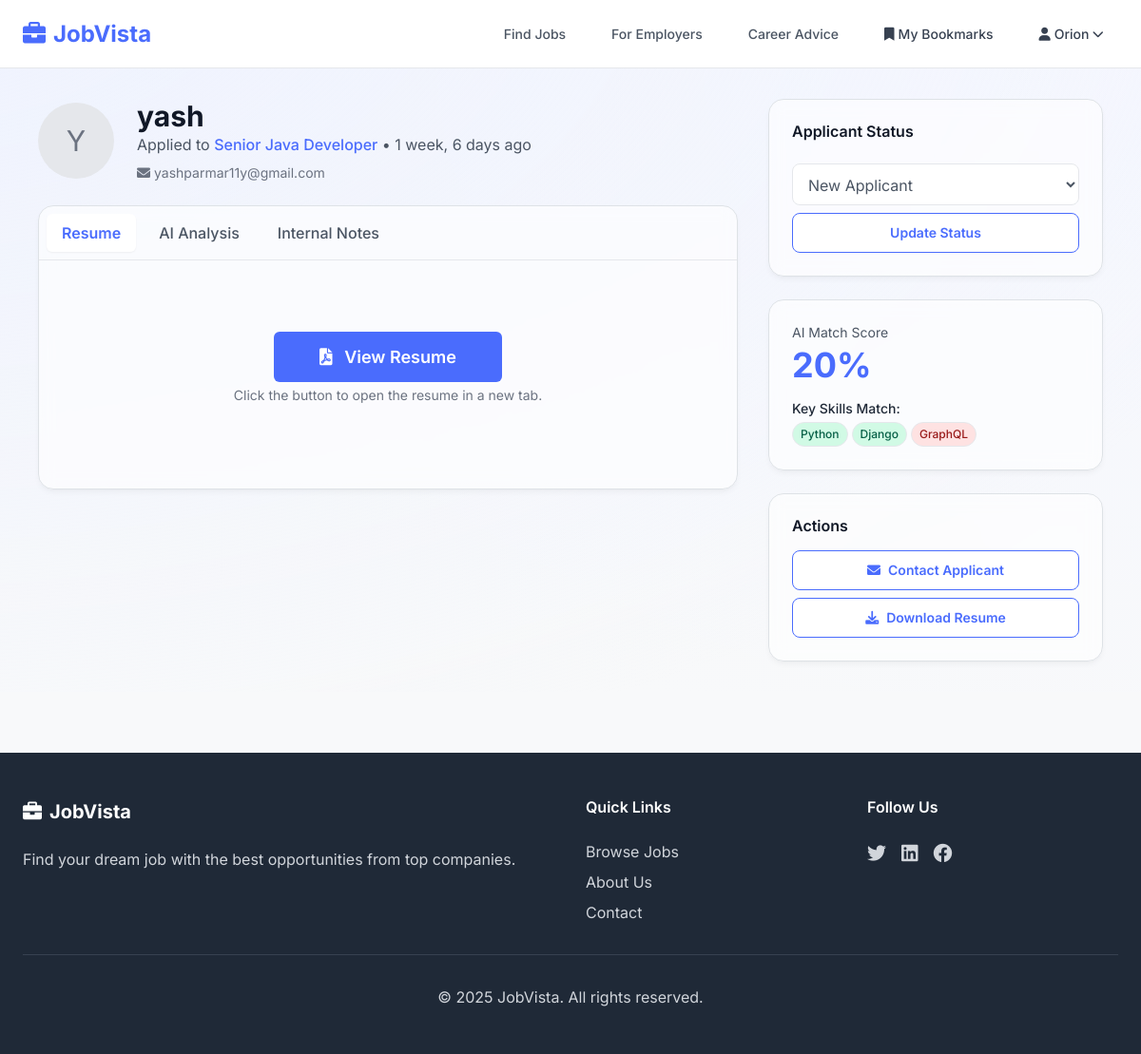
Page /company/applicants/1/ (signed in) on the committed database.
### jobs/models.py (models this page shows, shortened)
class ApplyForJob(models.Model):
    STATUS_CHOICES = [
        ('new', 'New Applicant'),
        ('screening', 'Screening'),
        ('interviewing', 'Interviewing'),
        ('offer', 'Offer'),
        ('hired', 'Hired'),
        ('rejected', 'Rejected'),
    ]
    user = models.ForeignKey(User, on_delete=models.CASCADE, related_name='applied')
    job = models.ForeignKey(Job, on_delete=models.CASCADE, related_name='applied')
    status = models.CharField(max_length=20, choices=STATUS_CHOICES, default='new')
    created_at = models.DateTimeField(auto_now_add=True)
    class Meta:
        unique_together = ('user', 'job')
        verbose_name = "Job application"
        verbose_name_plural = "Job applications"

class Job(models.Model):
    EMPLOYMENT_TYPES = [
        ('full_time', 'Full Time'),
        ('part_time', 'Part Time'),
        ('contract', 'Contract'),
        ('internship', 'Internship'),
        ('freelance', 'Freelance'),
    ]
    EXPERIENCE_LEVELS = [
        ('entry', 'Entry Level'),
        ('mid', 'Mid Level'),
        ('senior', 'Senior Level'),
        ('executive', 'Executive'),
    ]
    title = models.CharField(max_length=200)
    slug = models.SlugField(unique=True)
    company = models.ForeignKey(Company, on_delete=models.CASCADE, related_name='jobs')
    category = models.ForeignKey(JobCategory, on_delete=models.CASCADE, related_name='jobs')
    description = models.TextField()
    requirements = models.TextField()
    responsibilities = models.TextField()
    salary_min = models.DecimalField(max_digits=10, decimal_places=2, blank=True, null=True)
    salary_max = models.DecimalField(max_digits=10, decimal_places=2, blank=True, null=True)
    employment_type = models.CharField(max_length=20, choices=EMPLOYMENT_TYPES)
    experience_level = models.CharField(max_length=20, choices=EXPERIENCE_LEVELS)
    location = models.CharField(max_length=200)
    remote_available = models.BooleanField(default=False)
    is_active = models.BooleanField(default=True)
    application_deadline = models.DateTimeField(blank=True, null=True)
    created_at = models.DateTimeField(auto_now_add=True)
    updated_at = models.DateTimeField(auto_now=True)
    def get_absolute_url(self):
        return reverse('job_detail', kwargs={'slug': self.slug})
    class Meta:
        ordering = ['-created_at']

### jobs/views.py (the view, shortened to what this page needs)
# urls.py: path('company/applicants/<int:application_id>/', company_applicant_detail, name='company_applicant_detail'),
@login_required
def company_applicant_detail(request, application_id: int):
    custom_user = getattr(request.user, 'customuser', None)
    company = getattr(custom_user, 'company', None) if custom_user else None
    if not company:
        messages.info(request, 'Please complete your company profile first.')
        return redirect('profile_completion')
    application = get_object_or_404(ApplyForJob.objects.select_related('user', 'job'), pk=application_id, job__company=company)
    try:
        profile = application.user.userprofile
        if profile and profile.resume:
            resume_path = os.path.join(settings.MEDIA_ROOT, profile.resume.name)
            if not os.path.exists(resume_path):
                file_name = os.path.basename(profile.resume.name)
                for dirpath, _, filenames in os.walk(settings.MEDIA_ROOT):
                    if file_name in filenames:
                        correct_path = os.path.relpath(os.path.join(dirpath, file_name), settings.MEDIA_ROOT)
                        profile.resume.name = correct_path
                        break # Stop searching once found
    except UserProfile.DoesNotExist:
        profile = None
    skills = []
    if profile and profile.skills:
        skills = [skill.strip() for skill in profile.skills.split(',') if skill.strip()]
    job_text = f"{application.job.description} {application.job.requirements}".lower()
    hits = sum(1 for s in [s.lower() for s in skills] if s in job_text)
    match_score = 20 + min(80, hits * 15)
    suggestions = [
        'Highlight your most relevant projects at the top of your resume.',
        'Quantify impact (metrics like performance gains, cost savings).',
        'Add 2-3 more recent technologies that match the job description.',
    ]
    missing_skills = []
    for s in ['React', 'Django', 'AWS', 'Kubernetes', 'SQL']:
        if s.lower() not in [x.lower() for x in skills] and s.lower() in job_text:
            missing_skills.append(s)
    context = {
        'application': application,
        'profile': profile,
        'skills': skills,
        'match_score': match_score,
        'missing_skills': missing_skills,
        'suggestions': suggestions,
        'status_choices': ApplyForJob.STATUS_CHOICES,
    }
    return render(request, 'Company/applicant_detail.html', context)

### templates/Company/applicant_detail.html (shortened to what this page needs)
{% extends 'base.html' %}
{% block content %}
<div class="w-full px-6 lg:px-10 py-8" style="background: radial-gradient(1600px 900px at -10% -20%, #EEF2FF, transparent), radial-gradient(1400px 800px at 120% 0%, #F5F7FF, transparent);">
  <div class="max-w-7xl mx-auto grid grid-cols-1 lg:grid-cols-12 gap-8">
    <main class="lg:col-span-8 space-y-6">
      <div class="flex items-center gap-4">
        <div class="w-20 h-20 rounded-full bg-gray-200 flex items-center justify-center text-gray-500 text-3xl">
            {{ application.user.first_name|first|default:application.user.username|first|upper }}
        </div>
        <div>
            <h1 class="text-3xl font-bold" style="color: var(--text-heading);">{{ application.user.get_full_name|default:application.user.username }}</h1>
            <p class="text-gray-600">Applied to <a href="{{ application.job.get_absolute_url }}" class="link">{{ application.job.title }}</a> • {{ application.created_at|timesince }} ago</p>
            <div class="mt-2 flex items-center gap-4 text-sm text-gray-500">
                <span><i class="fas fa-envelope mr-1"></i>{{ application.user.email }}</span>
            </div>
        </div>
      </div>
      <div class="backdrop-blur bg-white/60 border rounded-2xl card-shadow" style="border-color: #ffffff33;">
        <div class="border-b p-2" style="border-color: var(--border);">
          <nav class="flex space-x-2" aria-label="Tabs">
            <a href="#" class="applicant-tab-button active-tab" data-target="tab-resume">Resume</a>
            <a href="#" class="applicant-tab-button" data-target="tab-ai-analysis">AI Analysis</a>
            <a href="#" class="applicant-tab-button" data-target="tab-notes">Internal Notes</a>
          </nav>
        </div>
        <div class="p-2 sm:p-4">
          <div id="tab-resume" class="applicant-tab-content">
            {% if profile and profile.resume %}
              <div class="text-center py-20">
                <a href="{{ profile.resume.url }}" target="_blank" class="btn-primary-brand px-5 py-3 rounded-md text-lg font-semibold">
                    <i class="fas fa-file-pdf mr-2"></i> View Resume
                </a>
                <p class="text-sm text-gray-500 mt-3">Click the button to open the resume in a new tab.</p>
              </div>
            {% else %}
              <div class="text-center py-20">
                <p class="text-gray-600">No resume was uploaded with this application.</p>
              </div>
            {% endif %}
          </div>
        </div>
      </div>
    </main>
    <aside class="lg:col-span-4">
      <div class="lg:sticky top-24 space-y-6">
         <div class="backdrop-blur bg-white/60 border rounded-2xl p-6 card-shadow" style="border-color:#ffffff33;">
           <h3 class="font-semibold mb-3" style="color: var(--text-heading);">Applicant Status</h3>
           <form method="post" class="space-y-2">
             <select class="input w-full" name="status">
               {% for value,label in status_choices %}
                 <option value="{{ value }}" {% if application.status == value %}selected{% endif %}>{{ label }}</option>
               {% endfor %}
             </select>
             <button type="submit" class="w-full btn-secondary-brand py-2.5 rounded-lg text-sm font-semibold">Update Status</button>
           </form>
         </div>
        <div class="backdrop-blur bg-white/60 border rounded-2xl p-6 card-shadow" style="border-color:#ffffff33;">
            <div class="text-sm text-gray-600 mb-1">AI Match Score</div>
            <div class="text-4xl font-bold" style="color: var(--color-primary);">{{ match_score }}%</div>
            <div class="mt-3 text-sm">
                <p class="font-medium text-gray-800">Key Skills Match:</p>
                <div class="mt-1 flex flex-wrap gap-1">
                    <span class="pill pill-green">Python</span> <span class="pill pill-green">Django</span> <span class="pill pill-red">GraphQL</span>
                </div>
            </div>
        </div>
        <div class="backdrop-blur bg-white/60 border rounded-2xl p-6 card-shadow" style="border-color:#ffffff33;">
            <h3 class="font-semibold mb-3" style="color: var(--text-heading);">Actions</h3>
            <div class="space-y-2">
                <a href="mailto:{{ application.user.email }}" class="w-full text-center btn-secondary-brand py-2.5 rounded-lg text-sm font-semibold flex items-center justify-center gap-2">
                    <i class="fas fa-envelope"></i> Contact Applicant
                </a>
                {% if profile and profile.resume %}
                <a href="{{ profile.resume.url }}" target="_blank" class="w-full text-center btn-secondary-brand py-2.5 rounded-lg text-sm font-semibold flex items-center justify-center gap-2">
                    <i class="fas fa-download"></i> Download Resume
                </a>
                {% endif %}
            </div>
        </div>
      </div>
    </aside>
  </div>
</div>
{% endblock %}

### templates/base.html (shortened to what this page needs)
<!DOCTYPE html>
<html lang="en">
<head>
    <script src="https://cdn.tailwindcss.com"></script>
    <link rel="stylesheet" href="https://cdnjs.cloudflare.com/ajax/libs/font-awesome/6.0.0/css/all.min.css">
    <link
      href="https://cdn.jsdelivr.net/npm/bootstrap@5.3.0/dist/css/bootstrap.min.css"
      rel="stylesheet"
    />
    {% load static %}
</head>
<body class="min-h-screen">
    <nav class="bg-white sticky top-0 z-50 border-b" style="border-color: var(--border); height:72px;">
        <div class="max-w-screen-2xl mx-auto px-4 sm:px-6 lg:px-8" style="height:72px;">
            <div class="flex justify-between items-center h-full">
                <div class="flex-shrink-0">
                    <a href="{% url 'home' %}" class="text-2xl font-bold" style="color: var(--color-primary);">
                        <i class="fas fa-briefcase mr-2"></i>JobVista
                    </a>
                </div>
                <div class="hidden md:block">
                    <div class="ml-10 flex items-baseline space-x-4">
                        <a href="{% url 'home' %}" class="px-3 py-2 rounded-md text-sm font-medium transition duration-300" style="color: var(--text-body);" onmouseover="this.style.color='var(--color-primary)'" onmouseout="this.style.color='var(--text-body)'">
                            Find Jobs
                        </a>
                        <a href="{% url 'login' %}" class="px-3 py-2 rounded-md text-sm font-medium transition duration-300" style="color: var(--text-body);" onmouseover="this.style.color='var(--color-primary)'" onmouseout="this.style.color='var(--text-body)'">For Employers</a>
                        <a href="{% url 'career_advice' %}" class="px-3 py-2 rounded-md text-sm font-medium transition duration-300" style="color: var(--text-body);" onmouseover="this.style.color='var(--color-primary)'" onmouseout="this.style.color='var(--text-body)'">Career Advice</a>
                        {% if user.is_authenticated %}
                            <a href="{% url 'user_bookmarks' %}" class="text-gray-700 hover:text-blue-600 px-3 py-2 rounded-md text-sm font-medium transition duration-300">
                                <i class="fas fa-bookmark mr-1"></i>My Bookmarks
                            </a>
                            <div class="relative" x-data="{ open: false }">
                                <button @click="open = !open" class="text-gray-700 hover:text-blue-600 px-3 py-2 rounded-md text-sm font-medium transition duration-300 flex items-center">
                                    <i class="fas fa-user mr-1"></i>{{ user.username }}
                                    <i class="fas fa-chevron-down ml-1 text-xs"></i>
                                </button>
                            </div>
                        {% else %}
                            <a href="{% url 'login' %}" class="btn btn-sm btn-secondary-brand px-3 py-2 rounded-md text-sm font-medium">Login</a>
                            <a href="{% url 'signup' %}" class="btn btn-sm btn-primary-brand px-4 py-2 rounded-md text-sm font-medium">Sign Up</a>
                        {% endif %}
                    </div>
                </div>
            </div>
        </div>
    </nav>
    <main>
        {% block content %}
        {% endblock %}
    </main>
    <footer class="bg-gray-800 text-white mt-16">
        <div class="max-w-7xl mx-auto px-4 sm:px-6 lg:px-8 py-12">
            <div class="grid grid-cols-1 md:grid-cols-4 gap-8">
                <div class="col-span-1 md:col-span-2">
                    <h3 class="text-xl font-bold mb-4">
                        <i class="fas fa-briefcase mr-2"></i>JobVista
                    </h3>
                    <p class="text-gray-300 mb-4">
                        Find your dream job with the best opportunities from top companies.
                    </p>
                </div>
                <div>
                    <h4 class="font-semibold mb-4">Quick Links</h4>
                    <ul class="space-y-2 text-gray-300">
                        <li><a href="{% url 'home' %}" class="hover:text-white transition duration-300">Browse Jobs</a></li>
                        <li><a href="#" class="hover:text-white transition duration-300">About Us</a></li>
                        <li><a href="#" class="hover:text-white transition duration-300">Contact</a></li>
                    </ul>
                </div>
                <div>
                    <h4 class="font-semibold mb-4">Follow Us</h4>
                    <div class="flex space-x-4">
                        <a href="#" class="text-gray-300 hover:text-white transition duration-300">
                            <i class="fab fa-twitter text-xl"></i>
                        </a>
                        <a href="#" class="text-gray-300 hover:text-white transition duration-300">
                            <i class="fab fa-linkedin text-xl"></i>
                        </a>
                        <a href="#" class="text-gray-300 hover:text-white transition duration-300">
                            <i class="fab fa-facebook text-xl"></i>
                        </a>
                    </div>
                </div>
            </div>
            <div class="border-t border-gray-700 mt-8 pt-8 text-center text-gray-300">
                <p>&copy; 2025 JobVista. All rights reserved.</p>
            </div>
        </div>
    </footer>
</body>
</html>

### rows in the picture
ApplyForJob: user.first_name|first "Y", user.get_full_name "yash", job "Senior Java Developer", created_at "1 week, 6 days", user.email "yashparmar11y@gmail.com", status "New Applicant"

### other values in the picture
{{ user.username }} "Orion"
{{ match_score }} "20"
